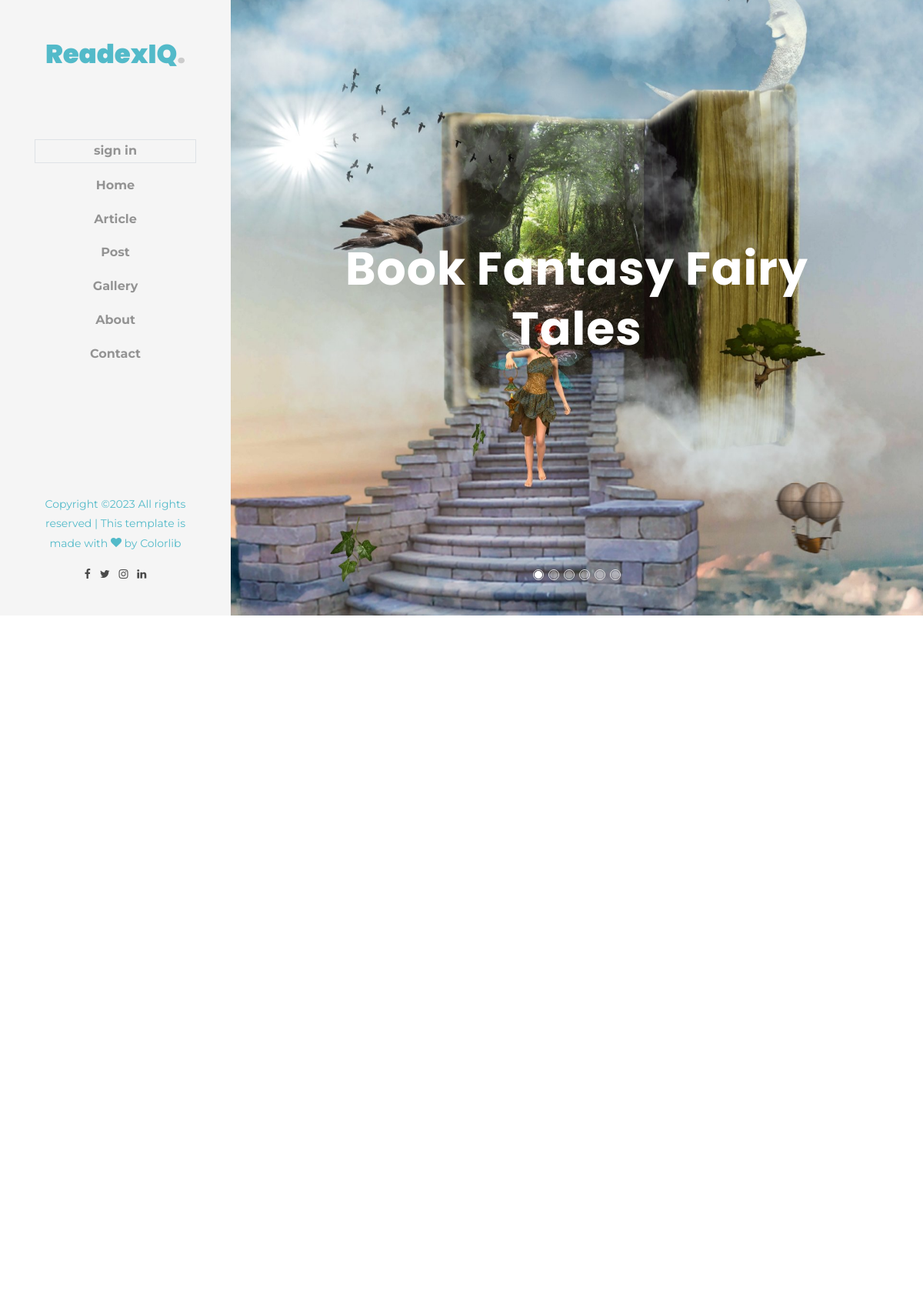
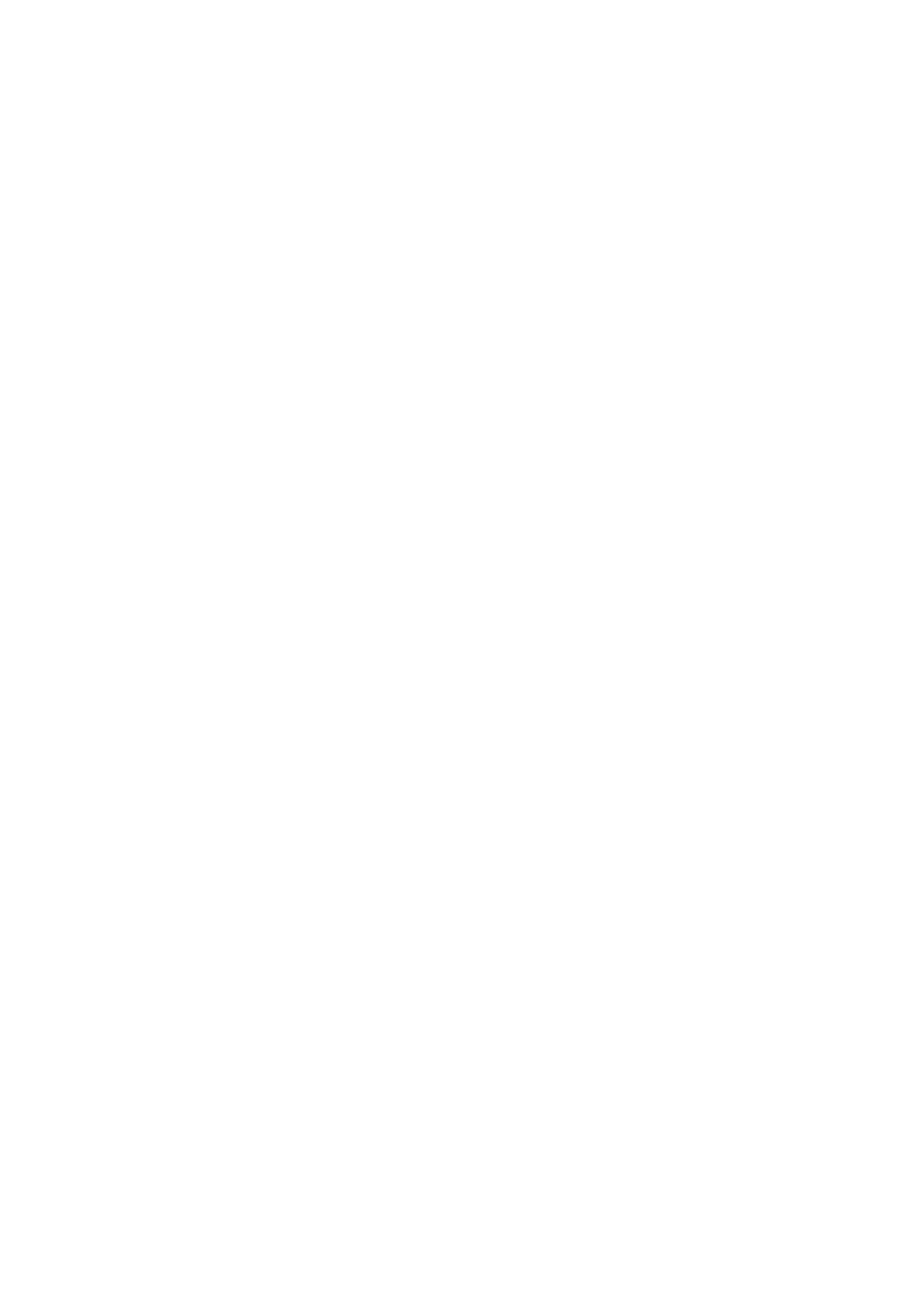
Page /19/article/post (upper part) on the committed database (2 pictures, top to bottom).
### bookApp/models.py (models this page shows, shortened)
class Author(models.Model):
    user = models.OneToOneField(User, on_delete=models.CASCADE)
    first_name = models.CharField(max_length=20, blank=False, null=True)
    last_name = models.CharField(max_length=20, blank=False, null=True)
    about = models.TextField(blank=False, null=True)
    address = models.TextField(blank=False, null=True)
    street = models.TextField(blank=False, null=True)
    website_name = models.TextField(default='Elen', blank=True, null=True)
    facebook_url = models.CharField(max_length=225, blank=True, null=True)
    twitter_url = models.CharField(max_length=225, blank=True, null=True)
    telegram_url = models.CharField(max_length=225, blank=True, null=True)
    linkdin_url = models.CharField(max_length=225, blank=True, null=True)
    telgram_url = models.CharField(max_length=225, blank=True, null=True)
    tel = models.IntegerField(default="(234) ", null=True)
    image = models.ImageField(upload_to='myApp/image',  blank=False, null=True)

class Post(models.Model):
    title = models.CharField(max_length=100, blank=False, null=True)
    overview = RichTextField(blank=False, null=True)
    updatetime = models.DateTimeField(auto_now=True, blank=False, null=True)
    timestamp = models.DateTimeField(auto_now_add=True, blank=False, null=True)
    like = models.IntegerField(default=0)
    viewer = models.IntegerField(default=0)
    author = models.ForeignKey(Author, related_name='post', on_delete=models.CASCADE)
    picture = models.ImageField(upload_to='myApp/image', blank=False, null=True)
    slug = models.SlugField(null=True)
    categories = models.ManyToManyField(Category, related_name="categories")

### bookApp/views.py (the view, shortened to what this page needs)
# urls.py: path('<int:pk>/article/post', DetailViews.as_view(), name='blog-details'),
class DetailViews(View):
    def get(self, request, pk):
        context = {}
        context['form'] = MassageForm()
        context['detail'] = Post.objects.get(pk = pk)
        context['mover'] = Post.objects.order_by('?')[0:6]
        context['sidetag'] = Category.objects.order_by('?')[0:9]
        context['author'] = Author.objects.get(id=1)
        context['sidebar'] = Post.objects.values('categories__title').annotate(Count('categories__title'))
        context['comment'] = context['detail'].comment.all().count()
        context['print'] = Post.objects.order_by('-id')[0:4]
        context['deprint'] = Post.objects.order_by('?')[0:3]
        return render(request,'bookApp/read-more-page.html', context)

### bookApp/templates/bookApp/read-more-page.html (shortened to what this page needs)
{% extends 'bookapp/base.html' %}
{% load humanize %}
{% load static %}
  {% block content %}
	<div id="colorlib-page">
		<aside id="colorlib-aside" role="complementary" class="js-fullheight text-center">
			<h1 id="colorlib-logo"><a style="color: #17a3b8bb;" href="{% url 'home' %}">{{author.website_name|capfirst}}<span>.</span></a></h1>
			<nav id="colorlib-main-menu" role="navigation">
				<ul>
					{% if request.user.is_authenticated %}
				<li>
					<div class="border">
						{{user.username|capfirst|truncatechars:8}}<br>
						<small class="icon-user"> <a href="{% url 'logout' %}"> sign out</a></small>
				    </div>
				</li>
				{% else %}
				<li class="border"><a href="{% url 'login' %}">sign in</a></li>
				{% endif %}
				<li><a href="{% url 'home' %}">Home</a></li>
				<li><a href="{% url 'article' %}">Article</a></li>
				<li><a href="{% url 'post' %}">Post</a></li>
				<li><a href="{% url 'photo' %}">Gallery</a></li>
				<li><a href="{% url 'about' %}">About</a></li>
				<li><a href="{% url 'contact' %}">Contact</a></li>
				</ul>
			</nav>
			<div style="color: #17a3b8bb;" class="colorlib-footer">
				<p>
			  Copyright &copy;<script>document.write(new Date().getFullYear());</script> All rights reserved | This template is made with <i class="icon-heart" aria-hidden="true"></i> by <a href="https://colorlib.com" target="_blank">Colorlib</a>
				<ul>
					<li><a href="#"><i class="icon-facebook"></i></a></li>
					<li><a href="#"><i class="icon-twitter"></i></a></li>
					<li><a href="#"><i class="icon-instagram"></i></a></li>
					<li><a href="#"><i class="icon-linkedin"></i></a></li>
				</ul>
			</div>
		</aside>
		<div id="colorlib-main">
			<section class="home-slider js-fullheight owl-carousel">
				{% for moving in mover %}
		<a {% if user.is_authenticated %} href="{% url 'viewer' moving.pk %}" {% endif %} href="{% url 'blog-details' moving.pk %}" >
	      <div class="slider-item js-fullheight" style="background-image:url({{moving.picture.url}});">
	        <div class="container-fluid">
	          <div class="row no-gutters slider-text slider-text-2 js-fullheight align-items-center justify-content-center" data-scrollax-parent="true">
	          <div class="col-md-10 text-center ftco-animate" data-scrollax=" properties: { translateY: '70%' }">
	            <h1 class="mb-4" data-scrollax="properties: { translateY: '30%', opacity: 1.6 }">{{moving.title|title|truncatechars:47}}</h1>
	          </div>
	        </div>
	        </div>
	      </div>
		  </a>
   {% endfor %}
	    </section>
			<section class="ftco-section">
	    	<div class="container">
	    		<div class="row">
	    			<div class="col-lg-8">
	    				<div class="row">
	    					<div class="col-md-12">
							<br><br><br><br><br>
							<br><br><br>
                             </div>
	    				</div>
	    		 </div>
	    		</div>
	    	</div>
	    </section>
		</div>
	</div>
{% endblock %}

### bookApp/static/bookApp/css/icomoon.css (style rules this page uses)
[class^="icon-"], [class*=" icon-"] { font-family: 'icomoon' !important; speak: none; font-style: normal; font-weight: normal; font-variant: normal; text-transform: none; line-height: 1; -webkit-font-smoothing: antialiased; -moz-osx-font-smoothing: grayscale; }
.icon-heart:before { content: "\f004"; }
.icon-twitter:before { content: "\f099"; }
.icon-facebook:before { content: "\f09a"; }
.icon-linkedin:before { content: "\f0e1"; }
.icon-instagram:before { content: "\f16d"; }

### rows in the picture
Author: website_name "ReadexIQ"
Post: picture (picture), title "Book Fantasy Fairy Tales"
